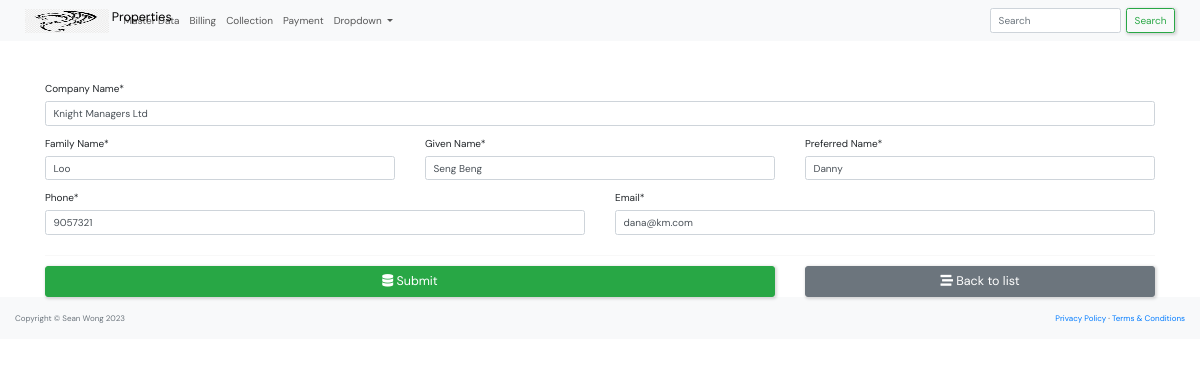
Screenshot of /master_data/manager_update/1/ with the database file from the repository.
### master_data/models.py (models this page shows, shortened)
class Manager(models.Model):
    company_name = models.CharField(max_length=250)
    family_name = models.CharField(max_length=250)
    given_name = models.CharField(max_length=250)
    preferred_name = models.CharField(max_length=250)
    phone = models.CharField(max_length=10)
    email=models.EmailField()

### master_data/views.py (the view, shortened to what this page needs)
# urls.py: path('manager_update/<int:id>/', views.manager_form, name='manager-update'),
def manager_form(request, id=0):
    if request.method == "GET":
        if id == 0:
            form = ManagerForm()
        else:
            manager = Manager.objects.get(pk=id)
            form = ManagerForm(instance=manager)
        return render(request, "master_data/manager_form.html", {'form': form})

### master_data/forms.py
class ManagerForm(ModelForm):
    class Meta:
        model = Manager
        fields = (
            'company_name', 'family_name', 'given_name',
            'preferred_name', 'phone', 'email',
        )
        labels = {
            'company_name': 'Company Name',
            'family_name': 'Family Name',
            'given_name': 'Given Name',
            'preferred_name': 'Preferred Name',
            'phone': 'Phone',
            'email': 'Email',
        }
        widgets = {
            'company_name': forms.TextInput(attrs={'class':'form-conytrol','placeholder':'Company Name'}),
            'family_name': forms.TextInput(attrs={'class':'form-conytrol','placeholder':'Family Name'}),
            'given_name': forms.TextInput(attrs={'class':'form-conytrol','placeholder':'Given Name'}),
            'preferred_name': forms.TextInput(attrs={'class':'form-conytrol','placeholder':'Preferred Name'}),
            'phone': forms.TextInput(attrs={'class':'form-conytrol','placeholder':'Mobile Phone Number'}),
            'email': forms.EmailInput(attrs={'class':'form-conytrol','placeholder':'Email'}),
        }

### master_data/templates/master_data/manager_form.html (shortened to what this page needs)
{% extends "base.html" %}
{% load crispy_forms_tags %}
{% block content %}
<form action="" method="post" autocomplete="off">
    <br/><br/>
    <div class="container">
        <p>{{form.company_name|as_crispy_field}}</p>
        <div class="row">
            <div class="col-md-4">
                {{form.family_name|as_crispy_field}}
            </div>
            <div class="col-md-4">
                {{form.given_name|as_crispy_field}}
            </div>
            <div class="col-md-4">
                {{form.preferred_name|as_crispy_field}}
            </div>
        </div>
        <div class="row">
            <div class="col-md-6">
                {{form.phone|as_crispy_field}}
            </div>
            <div class="col-md-6">
                {{form.email|as_crispy_field}}
            </div>
        </div>
        <hr>
        <div class="row">
            <div class="col-md-8">
                <button type="submit" class="btn btn-success btn-block btn-lg"><i class="fas fa-database"></i>
                    Submit</button>
            </div>
            <div class="col-md-4">
                <a href="{% url 'manager-list' %}" class="btn btn-secondary btn-block btn-lg">
                    <i class="fas fa-stream"></i> Back to list
                </a>
            </div>
        </div>
    </div>
</form>
{% endblock content %}

### static/css/style.css (style rules this page uses)
* { font-family: "DM Sans", -apple-system, BlinkMacSystemFont, "Segoe UI", Roboto, Oxygen, Ubuntu, Cantarell, "Open Sans", "Helvetica Neue", sans-serif; margin: 0; padding: 0; box-sizing: border-box; text-rendering: optimizeLegibility; font-size: inherit; }
html { font-size: 56.25%; }
@media only screen and (min-width: 1200px) { html { font-size: 62.5%; } }
body { line-height: 1.6; font-weight: 400; font-size: 1.5rem; color: var(--color-light-gray); background-color: var(--color-bg); min-height: 100vh; }
a { display: inline-block; color: var(--color-main); text-decoration: none; }
.container { max-width: 120rem; width: 90%; margin: auto; }
.btn { background-color: transparent; border: none; display: inline-flex; align-items: center; gap: 1rem; cursor: pointer; transition: all ease-in-out 0.3s; padding: 1rem 2rem; border-radius: 5px; box-shadow: 1px 1px 3px 1px rgba(0, 0, 0, 0.15); font-weight: 500; }

### rows the page displays
Manager: company_name "Knight Managers Ltd", family_name "Loo", given_name "Seng Beng", preferred_name "Danny", phone "9057321", email "dana@km.com"
